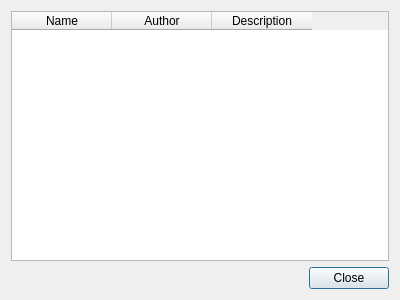
<?xml version="1.0" encoding="UTF-8"?>
<ui version="4.0">
 <class>PluginDialog</class>
 <widget class="QDialog" name="PluginDialog">
  <property name="geometry">
   <rect>
    <x>0</x>
    <y>0</y>
    <width>400</width>
    <height>300</height>
   </rect>
  </property>
  <property name="windowTitle">
   <string>Plug-ins</string>
  </property>
  <layout class="QVBoxLayout" name="verticalLayout">
   <property name="sizeConstraint">
    <enum>QLayout::SetDefaultConstraint</enum>
   </property>
   <item>
    <widget class="QTableWidget" name="tableWidget">
     <property name="horizontalScrollBarPolicy">
      <enum>Qt::ScrollBarAsNeeded</enum>
     </property>
     <property name="editTriggers">
      <set>QAbstractItemView::NoEditTriggers</set>
     </property>
     <property name="dragDropOverwriteMode">
      <bool>false</bool>
     </property>
     <property name="alternatingRowColors">
      <bool>true</bool>
     </property>
     <property name="selectionMode">
      <enum>QAbstractItemView::NoSelection</enum>
     </property>
     <property name="selectionBehavior">
      <enum>QAbstractItemView::SelectItems</enum>
     </property>
     <property name="verticalScrollMode">
      <enum>QAbstractItemView::ScrollPerPixel</enum>
     </property>
     <property name="horizontalScrollMode">
      <enum>QAbstractItemView::ScrollPerPixel</enum>
     </property>
     <property name="showGrid">
      <bool>false</bool>
     </property>
     <attribute name="verticalHeaderVisible">
      <bool>false</bool>
     </attribute>
     <column>
      <property name="text">
       <string>Name</string>
      </property>
     </column>
     <column>
      <property name="text">
       <string>Author</string>
      </property>
     </column>
     <column>
      <property name="text">
       <string>Description</string>
      </property>
     </column>
    </widget>
   </item>
   <item>
    <widget class="QDialogButtonBox" name="buttonBox">
     <property name="orientation">
      <enum>Qt::Horizontal</enum>
     </property>
     <property name="standardButtons">
      <set>QDialogButtonBox::Close</set>
     </property>
    </widget>
   </item>
  </layout>
 </widget>
 <resources/>
 <connections>
  <connection>
   <sender>buttonBox</sender>
   <signal>accepted()</signal>
   <receiver>PluginDialog</receiver>
   <slot>accept()</slot>
   <hints>
    <hint type="sourcelabel">
     <x>254</x>
     <y>295</y>
    </hint>
    <hint type="destinationlabel">
     <x>157</x>
     <y>274</y>
    </hint>
   </hints>
  </connection>
  <connection>
   <sender>buttonBox</sender>
   <signal>rejected()</signal>
   <receiver>PluginDialog</receiver>
   <slot>reject()</slot>
   <hints>
    <hint type="sourcelabel">
     <x>322</x>
     <y>295</y>
    </hint>
    <hint type="destinationlabel">
     <x>286</x>
     <y>274</y>
    </hint>
   </hints>
  </connection>
 </connections>
</ui>
